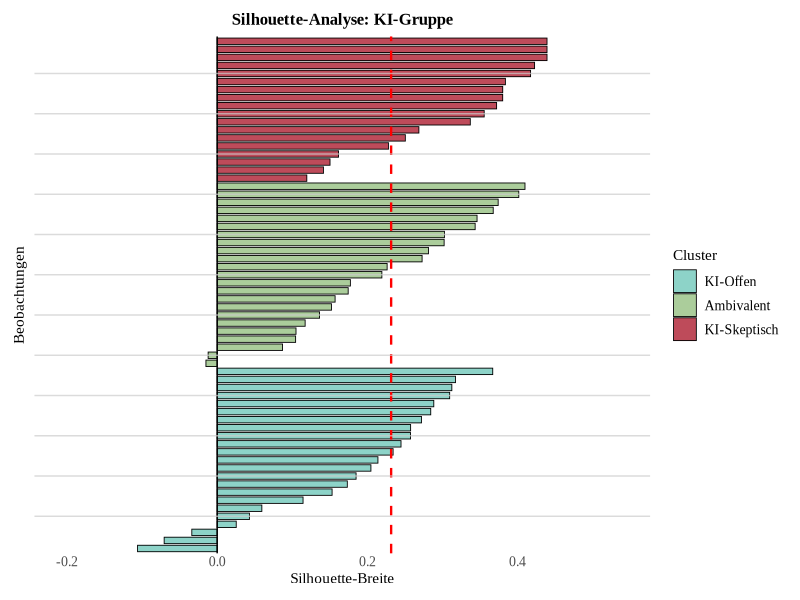
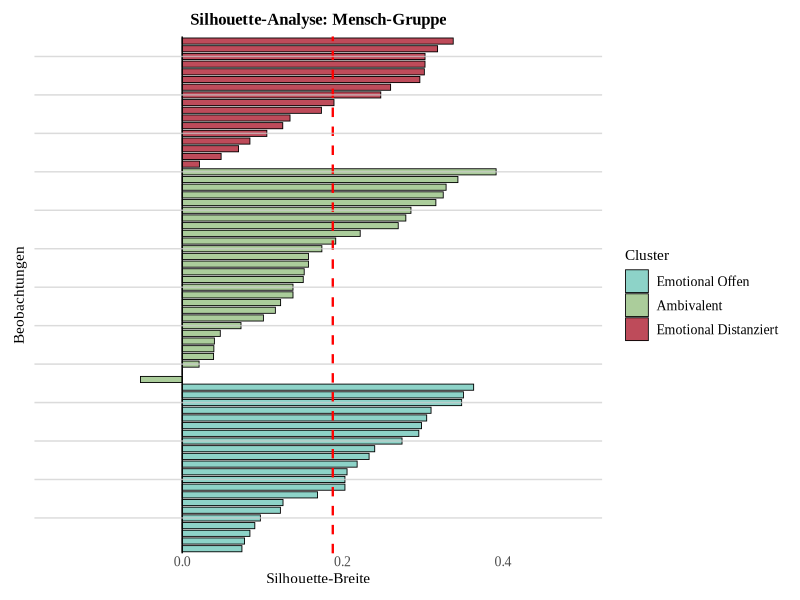

These charts were generated, in order, by the following R code:
# =============================================================================
# SEPARATE SILHOUETTE ANALYSIS
# =============================================================================
# Erstellt separate Silhouette-Analysen für KI- und Mensch-Gruppe im traditionellen Stil

library(dplyr)
library(ggplot2)
library(cluster)

# =============================================================================
# LOAD DATA
# =============================================================================

cat("Lade Daten...\n")
data <- read.delim("organized/data/Bereinigte Daten von WhatsApp Business.csv", 
                   fileEncoding = "UTF-16LE", stringsAsFactors = FALSE)

# Filter data (FINISHED=1)
data_processed <- data %>% filter(FINISHED == 1)

# Separate KI and Mensch groups
data_ki <- data_processed %>% filter(AB01 == 1)
data_mensch <- data_processed %>% filter(AB01 == 2)

cat("✓ KI-Gruppe: n =", nrow(data_ki), "\n")
cat("✓ Mensch-Gruppe: n =", nrow(data_mensch), "\n")

# =============================================================================
# PREPARE CLUSTERING DATA
# =============================================================================

# Define variable columns
mn_cols <- c("MN01_01", "MN01_02", "MN01_03", "MN01_04", "MN01_05", "MN01_06", "MN01_07")
vs_cols <- c("VS01_01", "VS01_02", "VS01_03", "VS01_04", "VS01_05", "VS01_06", "VS01_07", "VS01_08")
ea_cols <- c("EA01_01", "EA01_02", "EA01_03", "EA01_04", "EA01_05")
id_cols <- c("ID01_01", "ID01_02", "ID01_03", "ID01_04")

# Create composite scores for both groups
cluster_data_ki <- data.frame(
  VS = rowMeans(data_ki[, vs_cols], na.rm = TRUE),
  MN = rowMeans(data_ki[, mn_cols], na.rm = TRUE),
  ID = rowMeans(data_ki[, id_cols], na.rm = TRUE),
  EA = rowMeans(data_ki[, ea_cols], na.rm = TRUE)
)

cluster_data_mensch <- data.frame(
  VS = rowMeans(data_mensch[, vs_cols], na.rm = TRUE),
  MN = rowMeans(data_mensch[, mn_cols], na.rm = TRUE),
  ID = rowMeans(data_mensch[, id_cols], na.rm = TRUE),
  EA = rowMeans(data_mensch[, ea_cols], na.rm = TRUE)
)

# Remove missing values
cluster_data_ki_clean <- cluster_data_ki[complete.cases(cluster_data_ki), ]
cluster_data_mensch_clean <- cluster_data_mensch[complete.cases(cluster_data_mensch), ]

cat("✓ KI-Gruppe (nach Missing Values): n =", nrow(cluster_data_ki_clean), "\n")
cat("✓ Mensch-Gruppe (nach Missing Values): n =", nrow(cluster_data_mensch_clean), "\n")

# =============================================================================
# PERFORM CLUSTERING AND CALCULATE SILHOUETTE SCORES
# =============================================================================

cat("\n=== ERSTELLE SEPARATE SILHOUETTE-ANALYSEN ===\n")

# Perform k-means clustering with k=3 for both groups
set.seed(123)
kmeans_ki <- kmeans(cluster_data_ki_clean, centers = 3, nstart = 25)
kmeans_mensch <- kmeans(cluster_data_mensch_clean, centers = 3, nstart = 25)

# Calculate silhouette scores
sil_ki <- silhouette(kmeans_ki$cluster, dist(cluster_data_ki_clean))
sil_mensch <- silhouette(kmeans_mensch$cluster, dist(cluster_data_mensch_clean))

# =============================================================================
# CREATE TRADITIONAL SILHOUETTE PLOTS
# =============================================================================

# Function to create traditional silhouette plot with Readme styling
create_silhouette_plot <- function(sil_data, title, group_type = "ki") {
  # Convert silhouette object to data frame
  sil_df <- data.frame(
    cluster = sil_data[, 1],
    neighbor = sil_data[, 2],
    sil_width = sil_data[, 3]
  )
  
  # Create ordering: cluster first, then silhouette width within cluster
  sil_df$cluster_order <- sil_df$cluster
  sil_df$within_cluster_order <- ave(sil_df$sil_width, sil_df$cluster, FUN = function(x) rank(x, ties.method = "first"))
  sil_df$final_order <- sil_df$cluster_order * 1000 + sil_df$within_cluster_order
  sil_df <- sil_df[order(sil_df$final_order), ]
  
  # Create cluster labels based on group type
  cluster_labels <- if (group_type == "ki") {
    c("KI-Offen", "Ambivalent", "KI-Skeptisch")
  } else {
    c("Emotional Offen", "Ambivalent", "Emotional Distanziert")
  }
  
  # Create plot
  ggplot(sil_df, aes(x = sil_width, y = reorder(seq_along(sil_width), final_order), 
                     fill = factor(cluster, labels = cluster_labels))) +
    geom_bar(stat = "identity", width = 0.8, color = "black", linewidth = 0.3) +
    scale_fill_manual(values = c("#8DD3C8", "#ABCD9B", "#BE4B5A"), name = "Cluster") +
    labs(title = title,
         x = "Silhouette-Breite",
         y = "Beobachtungen",
         fill = "Cluster") +
    geom_vline(xintercept = 0, color = "black", linewidth = 0.5) +
    geom_vline(xintercept = mean(sil_df$sil_width), color = "red", linewidth = 0.8, linetype = "dashed") +
    geom_hline(yintercept = seq(5, nrow(sil_df), by = 5), color = "gray80", linewidth = 0.5, alpha = 0.7) +
    theme_minimal() +
    theme(
      axis.title = element_text(size = 11, family = "Times New Roman"),
      axis.text = element_text(size = 10, family = "Times New Roman"),
      axis.text.y = element_blank(),
      plot.title = element_text(size = 12, hjust = 0.5, face = "bold", family = "Times New Roman"),
      legend.title = element_text(size = 11, family = "Times New Roman"),
      legend.text = element_text(size = 10, family = "Times New Roman"),
      panel.grid.major = element_blank(),
      panel.grid.minor = element_blank(),
      panel.background = element_rect(fill = "white", color = NA),
      plot.background = element_rect(fill = "white", color = NA),
      panel.border = element_blank(),
      axis.line.x = element_blank(),
      axis.line.y = element_blank(),
      axis.ticks = element_blank(),
      plot.margin = margin(10, 10, 10, 10),
      panel.grid.major.x = element_blank(),
      panel.grid.minor.x = element_blank(),
      axis.ticks.x = element_line(),
      axis.ticks.length.x = unit(0, "pt")
    ) +
    xlim(min(sil_df$sil_width) - 0.1, max(sil_df$sil_width) + 0.1)
}

# Create silhouette plots for both groups
sil_plot_ki <- create_silhouette_plot(sil_ki, "Silhouette-Analyse: KI-Gruppe", "ki")
sil_plot_mensch <- create_silhouette_plot(sil_mensch, "Silhouette-Analyse: Mensch-Gruppe", "mensch")

# =============================================================================
# SAVE PLOTS
# =============================================================================

cat("=== SPEICHERE PLOTS ===\n")

# Create directory
dir.create("organized/images/clustering", recursive = TRUE, showWarnings = FALSE)

# Save plots
ggsave("organized/images/clustering/ki_silhouette_analysis.png", 
       sil_plot_ki, width = 8, height = 6, dpi = 300, bg = "white", limitsize = FALSE)

ggsave("organized/images/clustering/mensch_silhouette_analysis.png", 
       sil_plot_mensch, width = 8, height = 6, dpi = 300, bg = "white", limitsize = FALSE)

cat("✓ ki_silhouette_analysis.png erstellt\n")
cat("✓ mensch_silhouette_analysis.png erstellt\n")

# =============================================================================
# STATISTICAL SUMMARY
# =============================================================================

cat("\n=== STATISTISCHE ZUSAMMENFASSUNG ===\n")

# Calculate average silhouette scores
avg_sil_ki <- mean(sil_ki[,3])
avg_sil_mensch <- mean(sil_mensch[,3])

# Calculate silhouette scores by cluster
sil_summary_ki <- aggregate(sil_ki[,3], by = list(cluster = sil_ki[,1]), FUN = mean)
sil_summary_mensch <- aggregate(sil_mensch[,3], by = list(cluster = sil_mensch[,1]), FUN = mean)

cat("KI-Gruppe:\n")
cat("- Durchschnittliche Silhouette-Breite:", round(avg_sil_ki, 3), "\n")
cat("- Interpretation:", ifelse(avg_sil_ki > 0.7, "Starke Cluster-Struktur", 
                               ifelse(avg_sil_ki > 0.5, "Mittlere Cluster-Struktur", 
                                      "Schwache Cluster-Struktur")), "\n")
cat("- Cluster-spezifische Werte:\n")
for(i in 1:nrow(sil_summary_ki)) {
  cat("  Cluster", sil_summary_ki$cluster[i], ":", round(sil_summary_ki$x[i], 3), "\n")
}

cat("\nMensch-Gruppe:\n")
cat("- Durchschnittliche Silhouette-Breite:", round(avg_sil_mensch, 3), "\n")
cat("- Interpretation:", ifelse(avg_sil_mensch > 0.7, "Starke Cluster-Struktur", 
                               ifelse(avg_sil_mensch > 0.5, "Mittlere Cluster-Struktur", 
                                      "Schwache Cluster-Struktur")), "\n")
cat("- Cluster-spezifische Werte:\n")
for(i in 1:nrow(sil_summary_mensch)) {
  cat("  Cluster", sil_summary_mensch$cluster[i], ":", round(sil_summary_mensch$x[i], 3), "\n")
}

cat("\n================================================================================\n")
cat("SEPARATE SILHOUETTE ANALYSIS COMPLETED\n")
cat("================================================================================\n")
cat("Generated files:\n")
cat("- organized/images/clustering/ki_silhouette_analysis.png\n")
cat("- organized/images/clustering/mensch_silhouette_analysis.png\n")

cat("\nSilhouette-Interpretation:\n")
cat("- > 0.7: Starke Cluster-Struktur\n")
cat("- 0.5-0.7: Mittlere Cluster-Struktur\n")
cat("- < 0.5: Schwache Cluster-Struktur\n")

cat("\n================================================================================\n") 